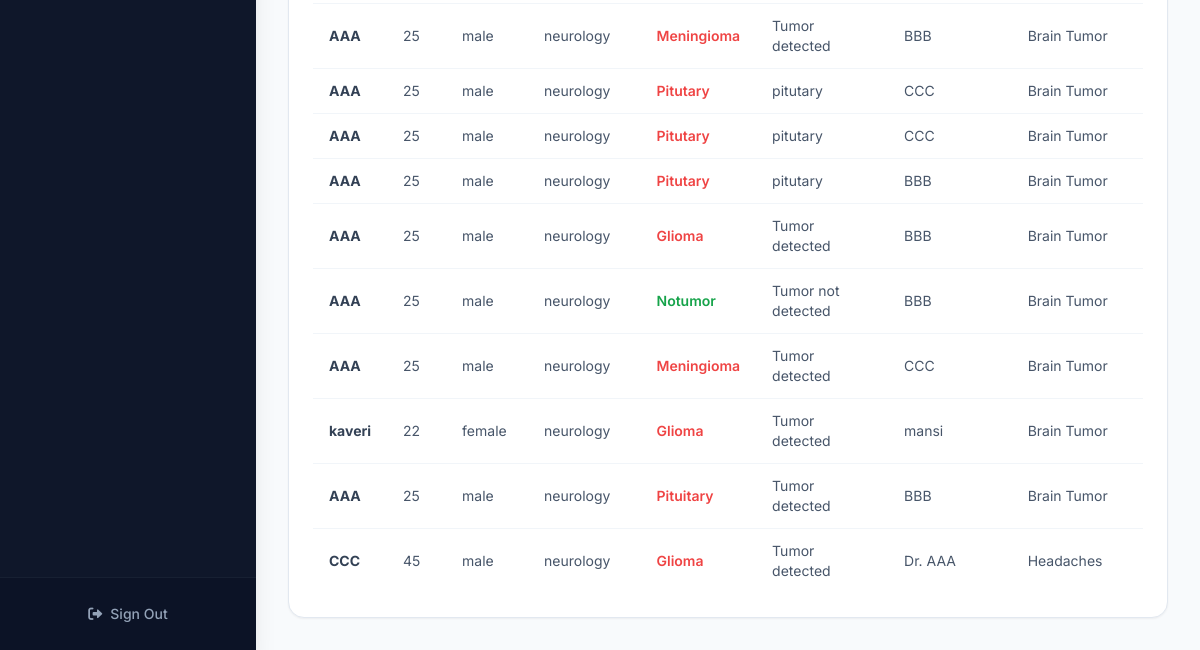
/mri/patients/ (lower part), run on an earlier commit of the app's database.
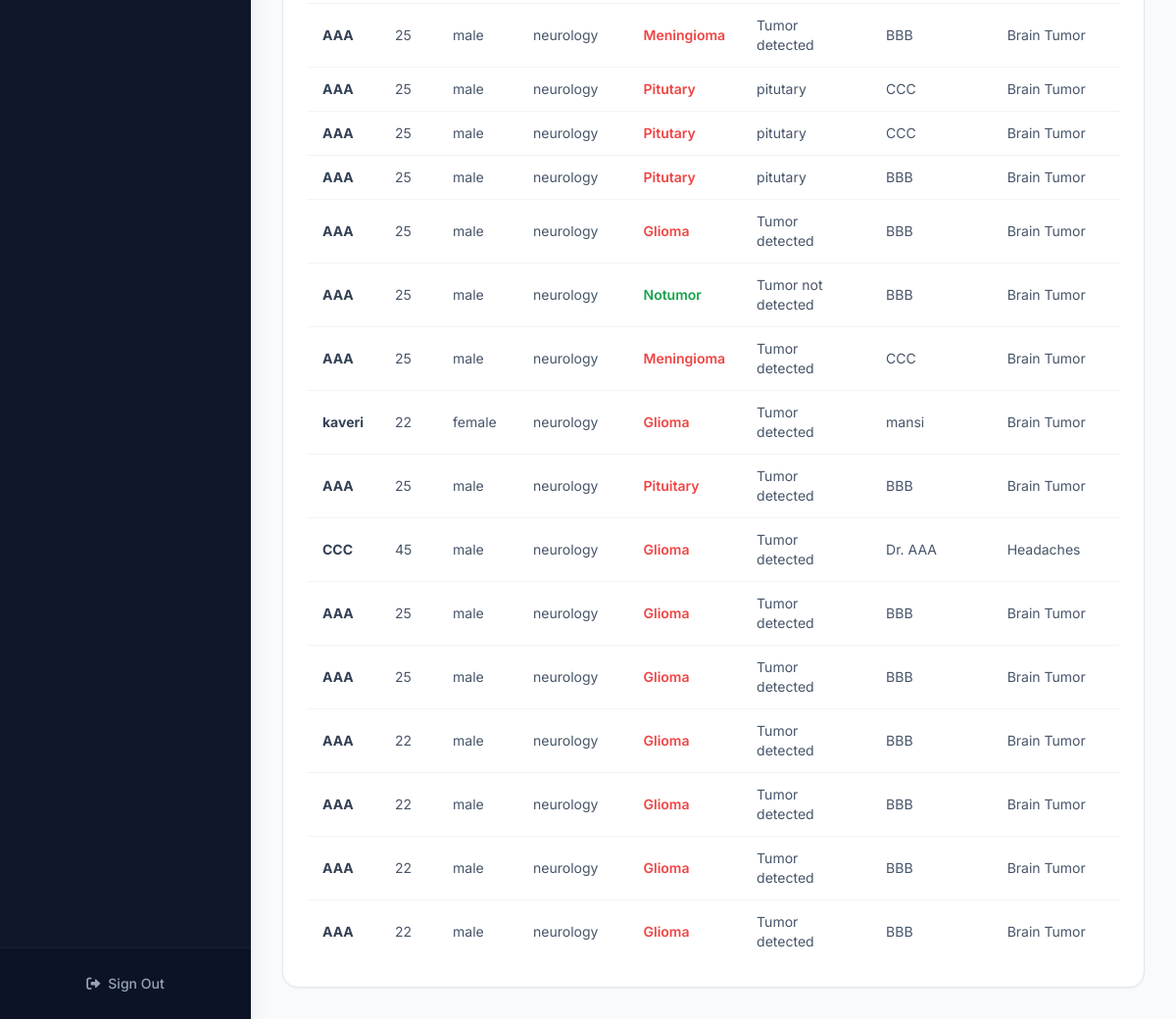
And on a later commit of the database.
### mri/models.py (models this page shows, shortened)
class CompleteReview(models.Model):
    patient_name = models.CharField(max_length=100)
    patient_age = models.IntegerField()
    gender = models.CharField(max_length=10)
    patient_mobile = models.CharField(max_length=15)
    patient_email = models.EmailField()
    prediction = models.CharField(max_length=100)
    tumor_status = models.CharField(max_length=100)
    doctor_name = models.CharField(max_length=100)
    medical_type = models.CharField(max_length=255)
    medical_problem = models.TextField()
    recommendation = models.TextField(blank=True, null=True)
    precaution = models.TextField(blank=True, null=True)
    mri_image = models.ImageField(upload_to='mri_completed/', null=True, blank=True)

### mri/views.py (the view)
# urls.py: path('patients/', views.patient_list, name='patient_list'),
def patient_list(request):
    reviews = CompleteReview.objects.all()
    return render(request, 'mri/patient_list.html', {'reviews': reviews})

### mri/templates/mri/patient_list.html (shortened to what this page needs)
{% load static %}
<!DOCTYPE html>
<html lang="en">
<head>
    <script src="https://cdn.tailwindcss.com"></script>
    <link href="https://cdnjs.cloudflare.com/ajax/libs/font-awesome/6.0.0-beta3/css/all.min.css" rel="stylesheet">
    <link rel="stylesheet" href="https://cdn.datatables.net/1.13.4/css/jquery.dataTables.min.css">
    <link rel="stylesheet" href="https://cdn.datatables.net/buttons/2.4.1/css/buttons.dataTables.min.css">
</head>
<body class="font-sans antialiased bg-slate-50 text-slate-800 flex h-screen overflow-hidden">
    <aside
        class="w-64 bg-slate-900 text-slate-300 flex flex-col transition-all duration-300 z-20 flex-shrink-0 relative shadow-xl">
        <nav class="flex-grow overflow-y-auto py-6 px-4 space-y-1 custom-scrollbar">
        </nav>
        <div class="p-4 border-t border-slate-800/60 bg-slate-950/20">
            <a href="{% url 'dashboard' %}"
                class="flex items-center justify-center px-4 py-2.5 text-sm font-medium rounded-lg text-slate-400 hover:text-white hover:bg-red-500/10 hover:text-red-400 transition-colors w-full group">
                <i class="fas fa-sign-out-alt mr-2 group-hover:-translate-x-1 transition-transform"></i> Sign Out
            </a>
        </div>
    </aside>
    <main class="flex-grow flex flex-col min-w-0 bg-slate-50 overflow-y-auto">
        <div class="p-8 max-w-full lg:max-w-7xl w-full animate-fade-in-up">
            {% block content %}
            <div class="bg-white rounded-2xl p-6 shadow-sm border border-slate-200">
                <table id="patientTable" class="display nowrap w-full" style="width:100%">
                    <tbody class="text-slate-700 text-sm">
                        {% for review in reviews %}
                        <tr class="hover:bg-slate-50 transition-colors border-b border-slate-100 last:border-0">
                            <td class="py-3 px-4 font-bold">{{ review.patient_name }}</td>
                            <td class="py-3 px-4 text-slate-600">{{ review.patient_age }}</td>
                            <td class="py-3 px-4 text-slate-600">{{ review.gender }}</td>
                            <td class="py-3 px-4 text-slate-600">{{ review.medical_type }}</td>
                            <td
                                class="py-3 px-4 font-semibold capitalize {% if review.prediction == 'notumor' %}text-green-600{% else %}text-red-500{% endif %}">
                                {{ review.prediction }}
                            </td>
                            <td class="py-3 px-4 text-slate-600">{{ review.tumor_status }}</td>
                            <td class="py-3 px-4 text-slate-600">{{ review.doctor_name }}</td>
                            <td class="py-3 px-4 text-slate-600 truncate max-w-[200px]"
                                title="{{ review.medical_problem }}">{{ review.medical_problem }}</td>
                        </tr>
                        {% endfor %}
                    </tbody>
                </table>
            </div>
            {% endblock %}
        </div>
    </main>
</body>
</html>

What changed in the data, as far as the page shows it:
added CompleteReview: patient_name "AAA", patient_age "25", gender "male", medical_type "neurology", prediction "Glioma", tumor_status "Tumor detected", doctor_name "BBB", medical_problem "Brain Tumor"
added CompleteReview: patient_name "AAA", patient_age "25", gender "male", medical_type "neurology", prediction "Glioma", tumor_status "Tumor detected", doctor_name "BBB", medical_problem "Brain Tumor"
added CompleteReview: patient_name "AAA", patient_age "22", gender "male", medical_type "neurology", prediction "Glioma", tumor_status "Tumor detected", doctor_name "BBB", medical_problem "Brain Tumor"
added CompleteReview: patient_name "AAA", patient_age "22", gender "male", medical_type "neurology", prediction "Glioma", tumor_status "Tumor detected", doctor_name "BBB", medical_problem "Brain Tumor"
added CompleteReview: patient_name "AAA", patient_age "22", gender "male", medical_type "neurology", prediction "Glioma", tumor_status "Tumor detected", doctor_name "BBB", medical_problem "Brain Tumor"
added CompleteReview: patient_name "AAA", patient_age "22", gender "male", medical_type "neurology", prediction "Glioma", tumor_status "Tumor detected", doctor_name "BBB", medical_problem "Brain Tumor"
